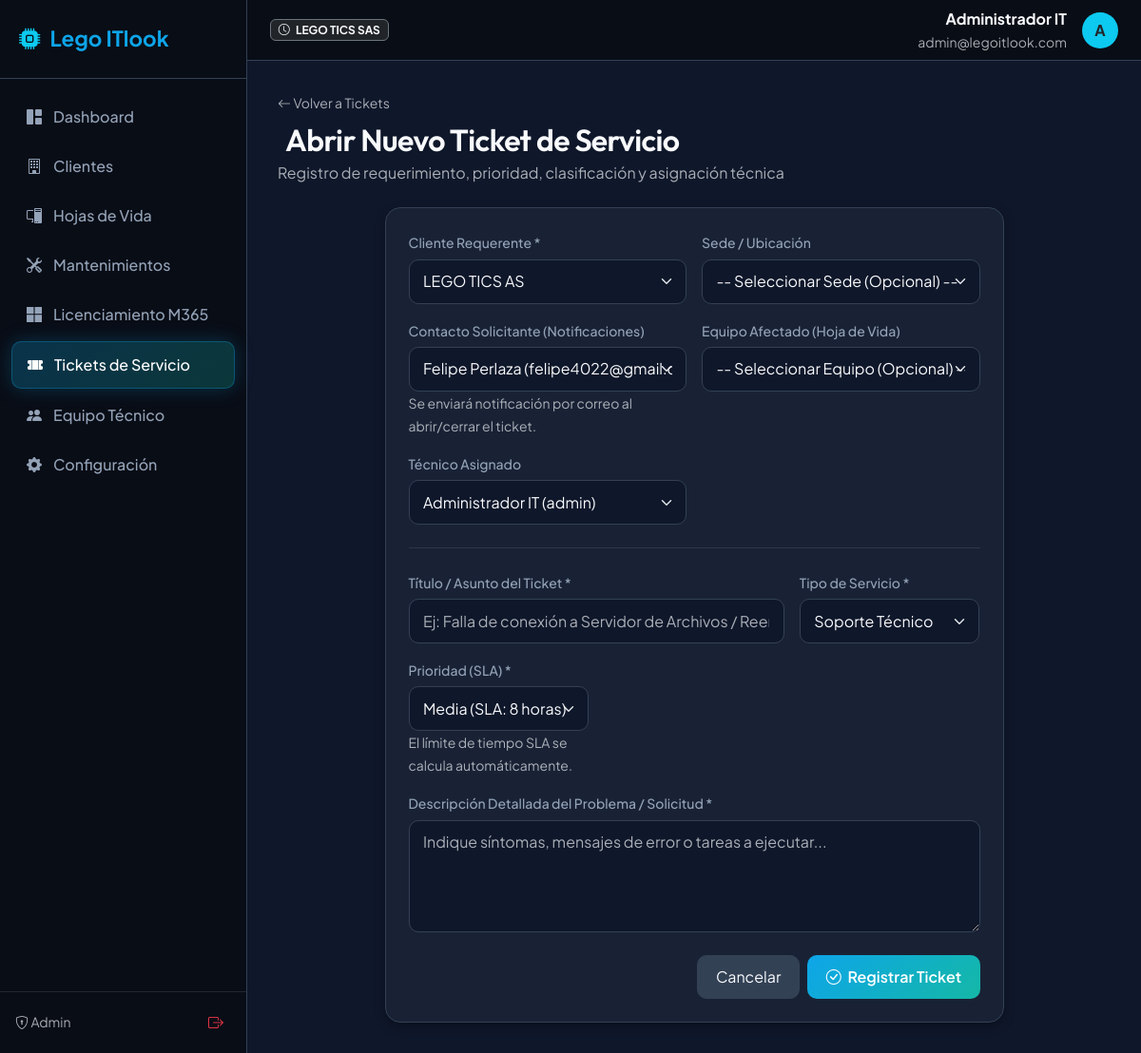
The page /tickets/create?client_id=1 (signed in) on the database its author committed.
### app/models/user.py (models this page shows, shortened)
class User(UserMixin, db.Model):
    __tablename__ = 'users'
    id = db.Column(db.Integer, primary_key=True)
    name = db.Column(db.String(120), nullable=False)
    email = db.Column(db.String(120), unique=True, nullable=False)
    password_hash = db.Column(db.String(256), nullable=False)
    role = db.Column(db.String(20), default='tech', nullable=False) # 'admin', 'tech'
    is_active = db.Column(db.Boolean, default=True, nullable=False)
    created_at = db.Column(db.DateTime, default=datetime.utcnow)
    tickets_assigned = db.relationship('Ticket', backref='assigned_to_user', lazy=True, foreign_keys='Ticket.assigned_to_id')
    maintenance_logs = db.relationship('MaintenanceLog', backref='technician', lazy=True)
    interventions = db.relationship('TicketIntervention', backref='technician', lazy=True)
    maintenance_events = db.relationship('MaintenanceEvent', backref='technician', lazy=True)
    @property
    def is_admin(self):
        return self.role == 'admin'

### app/routes/tickets.py (the view, shortened to what this page needs)
@tickets_bp.route('/create', methods=['GET', 'POST'])
@login_required
def create():
    clients = Client.query.filter_by(is_active=True).order_by(Client.company_name.asc()).all()
    technicians = User.query.filter_by(is_active=True).order_by(User.name.asc()).all()
    preselected_client_id = request.args.get('client_id', type=int)
    contacts = []
    locations = []
    assets = []
    if preselected_client_id:
        contacts = ClientContact.query.filter_by(client_id=preselected_client_id).order_by(ClientContact.name.asc()).all()
        locations = Location.query.filter_by(client_id=preselected_client_id).all()
        assets = Asset.query.filter_by(client_id=preselected_client_id).all()
    return render_template('tickets/form.html',
                           ticket=None,
                           clients=clients,
                           technicians=technicians,
                           preselected_client_id=preselected_client_id,
                           contacts=contacts,
                           locations=locations,
                           assets=assets)

### app/templates/tickets/form.html (shortened to what this page needs)
{% extends "base.html" %}
{% block content %}
<div class="mb-4">
  <a href="{{ url_for('tickets.index') }}" class="text-muted text-decoration-none small">
    <i class="bi bi-arrow-left"></i> Volver a Tickets
  </a>
  <h2 class="mt-2 mb-1">Abrir Nuevo Ticket de Servicio</h2>
  <p class="text-muted mb-0">Registro de requerimiento, prioridad, clasificación y asignación técnica</p>
</div>
<div class="row justify-content-center">
  <div class="col-lg-9">
    <div class="glass-card p-4">
      <form method="POST" action="{{ url_for('tickets.create') }}">
        <div class="row g-3">
          <div class="col-md-6">
            <label class="form-label">Cliente Requerente *</label>
            <select class="form-select" id="client_id" name="client_id" required>
              {% for c in clients %}
              <option value="{{ c.id }}" {% if preselected_client_id == c.id %}selected{% endif %}>{{ c.company_name }}</option>
              {% endfor %}
            </select>
          </div>
          <div class="col-md-6">
            <label class="form-label">Sede / Ubicación</label>
            <select class="form-select" id="location_id" name="location_id">
              <option value="">-- Seleccionar Sede (Opcional) --</option>
            </select>
          </div>
          <div class="col-md-6">
            <label class="form-label">Contacto Solicitante (Notificaciones)</label>
            <select class="form-select" id="contact_id" name="contact_id">
              {% for cont in contacts %}
              <option value="{{ cont.id }}" {% if cont.is_primary %}selected{% endif %}>{{ cont.name }} ({{ cont.email }}){% if cont.is_primary %} [Principal]{% endif %}</option>
              {% endfor %}
            </select>
            <small class="text-muted">Se enviará notificación por correo al abrir/cerrar el ticket.</small>
          </div>
          <div class="col-md-6">
            <label class="form-label">Equipo Afectado (Hoja de Vida)</label>
            <select class="form-select" id="asset_id" name="asset_id">
              <option value="">-- Seleccionar Equipo (Opcional) --</option>
            </select>
          </div>
          <div class="col-md-6">
            <label class="form-label">Técnico Asignado</label>
            <select class="form-select" name="assigned_to_id">
              {% for tech in technicians %}
              <option value="{{ tech.id }}" {% if tech.id == current_user.id %}selected{% endif %}>{{ tech.name }} ({{ tech.role }})</option>
              {% endfor %}
            </select>
          </div>
          <div class="col-12"><hr class="border-secondary opacity-25 my-2"></div>
          <div class="col-md-8">
            <label class="form-label">Título / Asunto del Ticket *</label>
            <input type="text" class="form-control" name="title" required placeholder="Ej: Falla de conexión a Servidor de Archivos / Reemplazo de Disco">
          </div>
          <div class="col-md-4">
            <label class="form-label">Tipo de Servicio *</label>
            <select class="form-select" name="service_type" required>
              <option value="Soporte">Soporte Técnico</option>
            </select>
          </div>
          <div class="col-md-4">
            <label class="form-label">Prioridad (SLA) *</label>
            <select class="form-select" name="priority" required>
              <option value="Media" selected>Media (SLA: 8 horas)</option>
            </select>
            <small class="text-muted">El límite de tiempo SLA se calcula automáticamente.</small>
          </div>
          <div class="col-12">
            <label class="form-label">Descripción Detallada del Problema / Solicitud *</label>
            <textarea class="form-control" name="description" rows="4" required placeholder="Indique síntomas, mensajes de error o tareas a ejecutar..."></textarea>
          </div>
          <div class="col-12 mt-4 d-flex justify-content-end gap-2">
            <a href="{{ url_for('tickets.index') }}" class="btn btn-secondary-custom">Cancelar</a>
            <button type="submit" class="btn btn-primary-custom">
              <i class="bi bi-check-circle me-1"></i> Registrar Ticket
            </button>
          </div>
        </div>
      </form>
    </div>
  </div>
</div>
{% endblock %}

### app/templates/base.html (shortened to what this page needs)
<!DOCTYPE html>
<html lang="es" data-bs-theme="dark">
<head>
  <link href="https://cdn.jsdelivr.net/npm/bootstrap@5.3.2/dist/css/bootstrap.min.css" rel="stylesheet">
  <link href="https://cdn.jsdelivr.net/npm/bootstrap-icons@1.11.3/font/bootstrap-icons.min.css" rel="stylesheet">
  <link rel="stylesheet" href="{{ url_for('static', filename='css/styles.css') }}">
</head>
<body>
{% if current_user.is_authenticated %}
<div class="app-wrapper">
  <aside class="sidebar">
    <div class="sidebar-brand">
      <i class="bi bi-cpu-fill text-info"></i>
      <span>Lego ITlook</span>
    </div>
    <nav class="sidebar-nav">
      <a href="{{ url_for('dashboard.index') }}" class="nav-link-custom {% if request.endpoint == 'dashboard.index' %}active{% endif %}">
        <i class="bi bi-grid-1x2-fill"></i> Dashboard
      </a>
      <a href="{{ url_for('clients.index') }}" class="nav-link-custom {% if 'clients' in request.endpoint %}active{% endif %}">
        <i class="bi bi-building"></i> Clientes
      </a>
      <a href="{{ url_for('assets.index') }}" class="nav-link-custom {% if 'assets' in request.endpoint %}active{% endif %}">
        <i class="bi bi-pc-display"></i> Hojas de Vida
      </a>
      <a href="{{ url_for('maintenance.index') }}" class="nav-link-custom {% if 'maintenance' in request.endpoint %}active{% endif %}">
        <i class="bi bi-tools"></i> Mantenimientos
      </a>
      <a href="{{ url_for('licenses.index') }}" class="nav-link-custom {% if 'licenses' in request.endpoint %}active{% endif %}">
        <i class="bi bi-microsoft"></i> Licenciamiento M365
      </a>
      <a href="{{ url_for('tickets.index') }}" class="nav-link-custom {% if 'tickets' in request.endpoint %}active{% endif %}">
        <i class="bi bi-ticket-perforated-fill"></i> Tickets de Servicio
      </a>
      {% if current_user.is_admin %}
      <a href="{{ url_for('auth.technicians') }}" class="nav-link-custom {% if request.endpoint == 'auth.technicians' %}active{% endif %}">
        <i class="bi bi-people-fill"></i> Equipo Técnico
      </a>
      <a href="{{ url_for('settings.index') }}" class="nav-link-custom {% if 'settings' in request.endpoint %}active{% endif %}">
        <i class="bi bi-gear-fill"></i> Configuración
      </a>
      {% endif %}
    </nav>
    <div class="p-3 border-top border-secondary border-opacity-25">
      <div class="d-flex align-items-center justify-content-between text-muted fs-7">
        <small><i class="bi bi-shield-lock"></i> {{ current_user.role|capitalize }}</small>
        <a href="{{ url_for('auth.logout') }}" class="btn btn-sm btn-outline-danger border-0" title="Cerrar Sesión">
          <i class="bi bi-box-arrow-right fs-6"></i>
        </a>
      </div>
    </div>
  </aside>
  <div class="main-content">
    <header class="topbar">
      <div class="d-flex align-items-center gap-2">
        <span class="badge bg-dark border border-secondary text-light">
          <i class="bi bi-clock me-1"></i> LEGO TICS SAS
        </span>
      </div>
      <div class="d-flex align-items-center gap-3">
        <div class="text-end">
          <div class="fw-bold fs-7">{{ current_user.name }}</div>
          <small class="text-muted fs-8">{{ current_user.email }}</small>
        </div>
        <div class="avatar bg-info text-dark fw-bold rounded-circle d-flex align-items-center justify-content-center" style="width:38px; height:38px;">
          {{ current_user.name[0]|upper }}
        </div>
      </div>
    </header>
    <main class="content-body">
      {% block content %}{% endblock %}
    </main>
  </div>
</div>
{% else %}
  {% block auth_content %}{% endblock %}
{% endif %}
</body>
</html>

### app/static/css/styles.css (style rules this page uses)
:root { --bg-dark: #0f172a; --bg-card: #1e293b; --bg-card-hover: #334155; --bg-sidebar: #090d16; --primary: #0ea5e9; --primary-hover: #0284c7; --accent: #14b8a6; --accent-light: #2dd4bf; --text-main: #f8fafc; --text-muted: #94a3b8; --border-color: #334155; --shadow-sm: 0 2px 4px rgba(0,0,0,0.2); --shadow-md: 0 4px 12px rgba(0,0,0,0.3); --shadow-glow: 0 0 20px rgba(14, 165, 233, 0.25); --radius-lg: 16px; --radius-md: 10px; --radius-sm: 6px; }
body { font-family: 'Plus Jakarta Sans', sans-serif; background-color: var(--bg-dark); color: var(--text-main); min-height: 100vh; margin: 0; }
h1, h2, h3, h4, h5, h6, .navbar-brand { font-family: 'Outfit', sans-serif; font-weight: 600; letter-spacing: -0.02em; }
.app-wrapper { display: flex; min-height: 100vh; }
.sidebar { width: 260px; background: var(--bg-sidebar); border-right: 1px solid var(--border-color); display: flex; flex-direction: column; transition: all 0.3s ease; z-index: 1000; }
.sidebar-brand { padding: 1.5rem 1.25rem; font-size: 1.4rem; font-weight: 700; color: #fff; display: flex; align-items: center; gap: 10px; border-bottom: 1px solid var(--border-color); }
.sidebar-brand span { color: var(--primary); }
.sidebar-nav { padding: 1rem 0.75rem; flex: 1; display: flex; flex-direction: column; gap: 4px; }
.nav-link-custom { display: flex; align-items: center; gap: 12px; padding: 0.75rem 1rem; color: var(--text-muted); text-decoration: none; border-radius: var(--radius-md); font-weight: 500; transition: all 0.2s ease; }
.nav-link-custom.active { color: #fff; background: linear-gradient(135deg, rgba(14, 165, 233, 0.25) 0%, rgba(20, 184, 166, 0.25) 100%); border: 1px solid rgba(14, 165, 233, 0.3); box-shadow: var(--shadow-glow); }
.main-content { flex: 1; display: flex; flex-direction: column; overflow-x: hidden; }
.topbar { height: 64px; background: var(--bg-sidebar); border-bottom: 1px solid var(--border-color); display: flex; align-items: center; justify-content: space-between; padding: 0 1.5rem; }
.content-body { padding: 2rem; flex: 1; }
.glass-card { background: rgba(30, 41, 59, 0.7); backdrop-filter: blur(12px); -webkit-backdrop-filter: blur(12px); border: 1px solid var(--border-color); border-radius: var(--radius-lg); box-shadow: var(--shadow-md); transition: transform 0.2s ease, box-shadow 0.2s ease; }
.btn-primary-custom { background: linear-gradient(135deg, var(--primary) 0%, var(--accent) 100%); border: none; color: #fff; font-weight: 600; padding: 0.6rem 1.2rem; border-radius: var(--radius-md); transition: all 0.2s ease; }
.btn-secondary-custom { background: var(--bg-card-hover); border: 1px solid var(--border-color); color: var(--text-main); padding: 0.6rem 1.2rem; border-radius: var(--radius-md); }
.form-control, .form-select { background-color: #0f172a; border: 1px solid var(--border-color); color: var(--text-main); border-radius: var(--radius-md); padding: 0.65rem 0.9rem; }
.form-label { font-weight: 500; font-size: 0.875rem; color: var(--text-muted); margin-bottom: 0.4rem; }

### rows shown on the page
User: role "Admin", name "Administrador IT", email "admin@legoitlook.com", name "A"

### other values the page prints
form field client_id "LEGO TICS AS"
form field contact_id "Felipe Perlaza (felipe4022@gmail.com) [Principal]"
form field assigned_to_id "Administrador IT (admin)"
